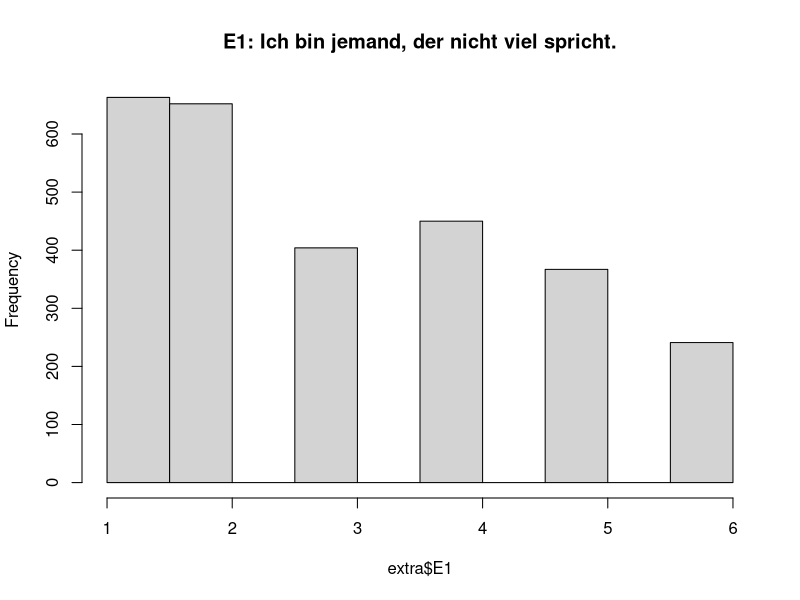
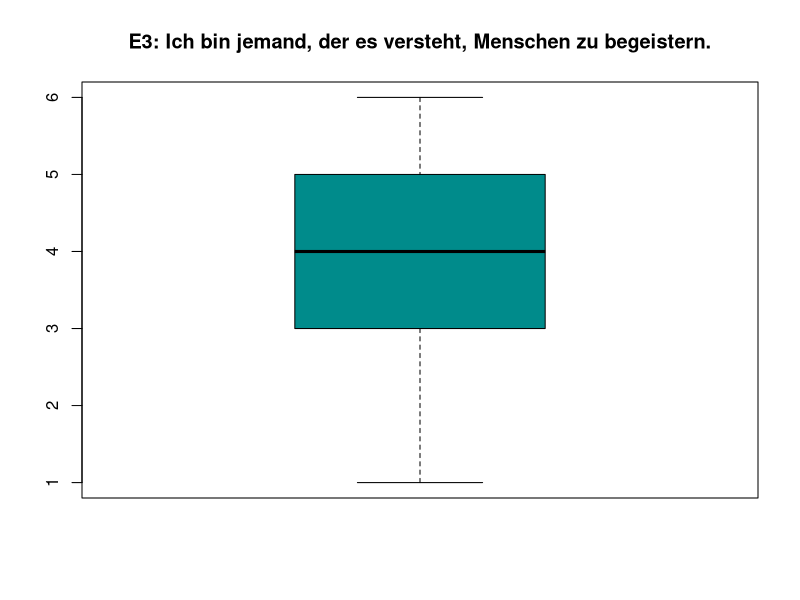
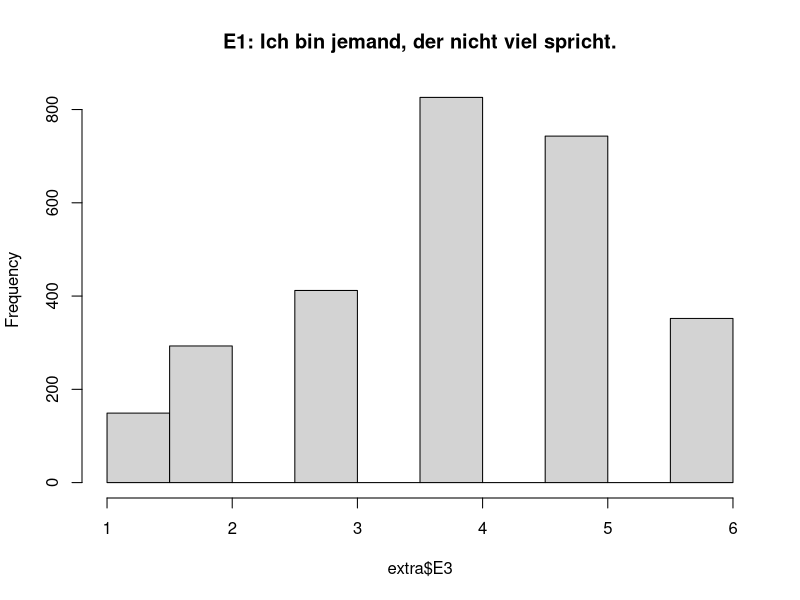
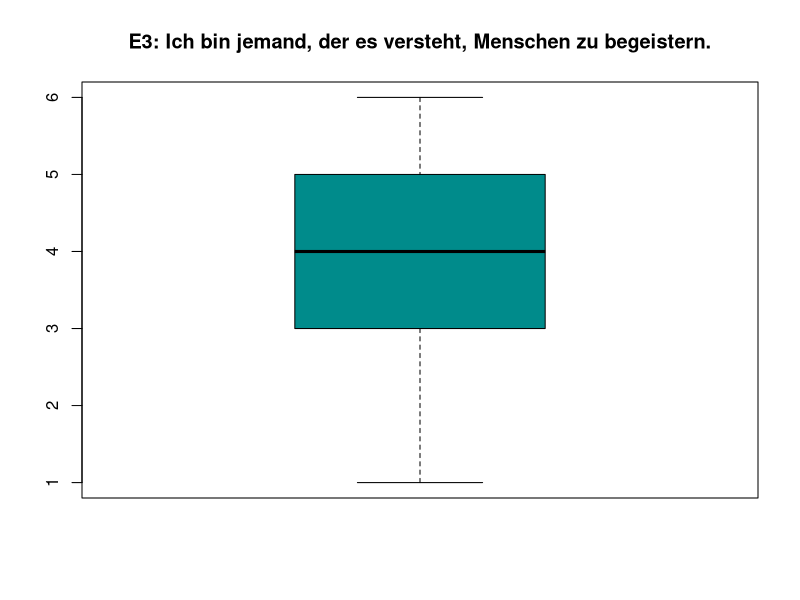
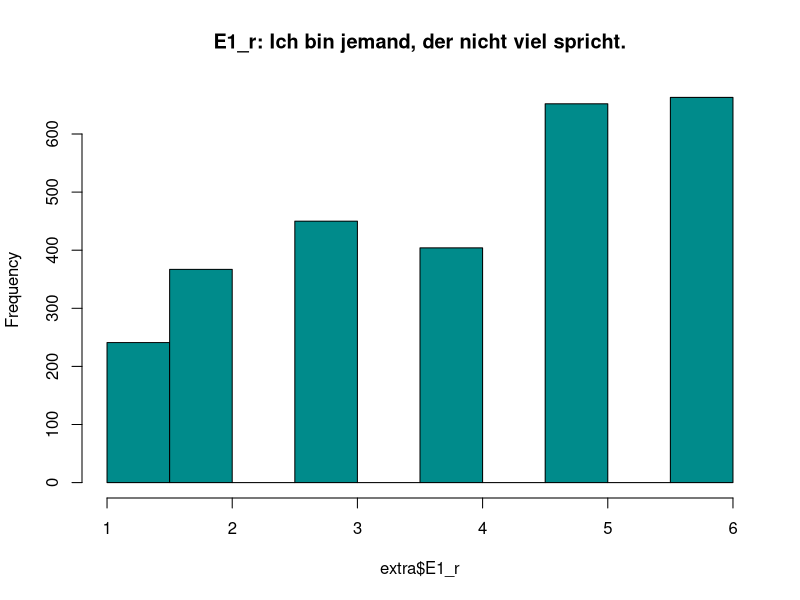
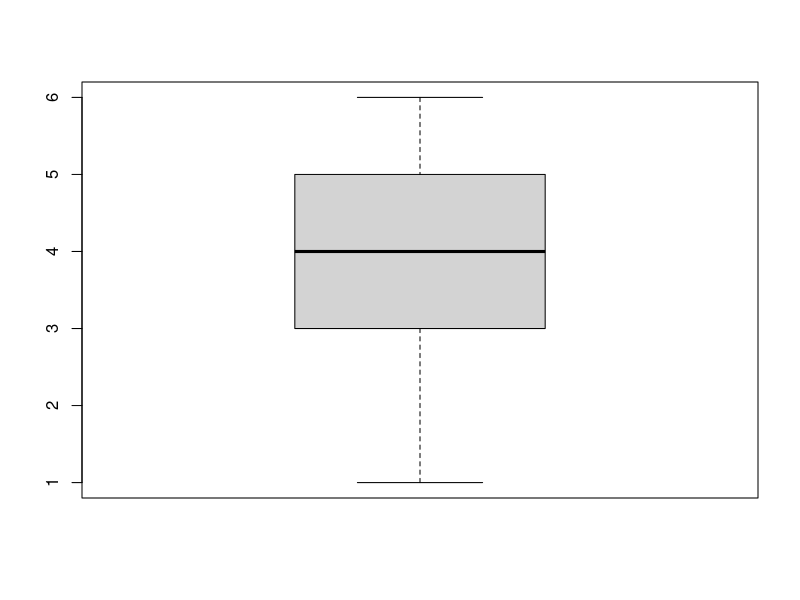
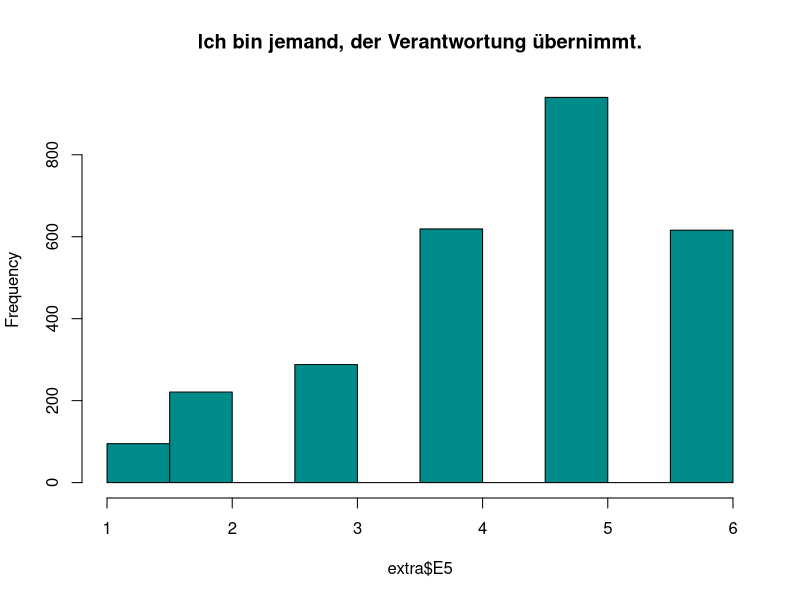
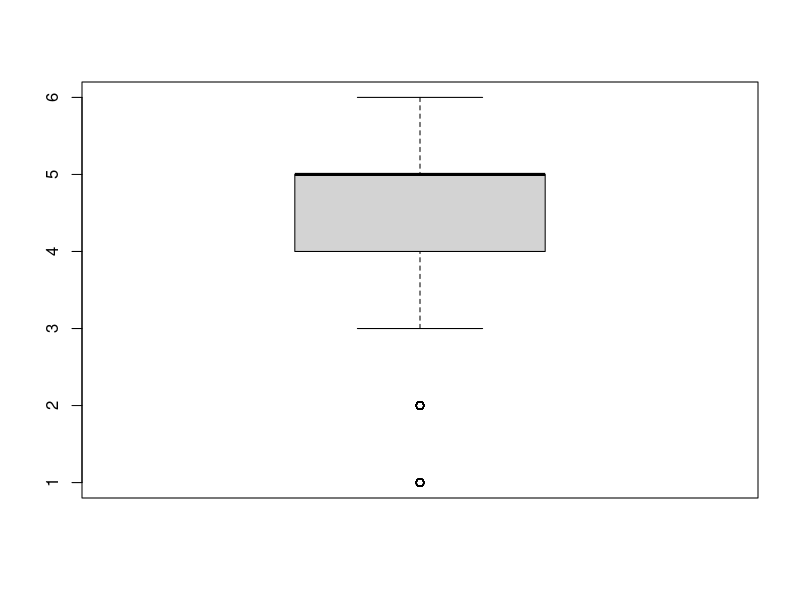

Generate these figures, in order, with R:
############### Itemanalyse nach der KTT #################
## WiSe2021_22

# Pakete installieren ####
## Hinweis/Wiederholung: Pakete installieren brauchen Sie in der Regel nur
## einmal pro PC, danach sind sie installiert,
## und müssen nur noch geladen werden (s. nächster Punkt)

# install.packages("psych")
# install.packages("car")
# install.packages("dplyr")

# Pakete laden ####
## Hinweis: Es ist immer sinnvoll zu Beginn seiner Analyse alle Pakete zu laden, 
## die für eine Analyse erforderlich sind

library(psych) ;  library(car) ; library(dplyr)

# Itemanalyse ####
## 0. Vorarbeit: Kordierung der Itemantworten ####
## In dem Paket psych ist ein Datensatz bereits vorhanden (bfi)
## Was wurde gemessen? Schauen Sie sich die Variablenbezeichnungen an
## oder rufen sie unter help "bfi" auf.
bfi <- psych::bfi 
head(bfi)

## Wir fokussieren uns nur auf die Items E1, E2, E3, E4, E5 (Extraversion)
(extra <- subset(bfi, select = E1:E5)) 
# View(extra)

### Negativ gepolte Items rekodieren ####
##Gibt es negativ gepolte Items?
psych::alpha(extra, check.keys = TRUE)

extra$E1_r <- 7 - extra$E1 
# cbind(extra$E1, extra$E1_r, extra$E1 + extra$E1_r)

extra$E2_r <- 7 - extra$E2 
# cbind(extra$E1, extra$E1_r, extra$E1 + extra$E1_r)

#psych::alpha(extra[, -(1:2)], check.keys = TRUE)

### Alternativen zum Rekodieren, die Sie zu Hause ausprobieren können ###
## Eine Alternative mit dem package "car"
## Denken Sie daran, das Package car vorher zu laden (zu Beginn des Skripts ist es auskommentiert)
# extra$E1_r <- dplyr::recode(extra$E1, '1 = 6; 2 = 5; 3 = 4; 4 = 5; 5 = 6')
# extra$E2_r <- dplyr::recode(extra$E2, '1 = 6; 2 = 5; 3 = 4; 4 = 5; 5 = 6')

## Eine weitere Alternative (für simultane Rekodierung) mit einer Funktion aus dem Package dplyr
# Denken Sie daran, das Package dplyr vorher zu laden (zu Beginn des Skripts ist es auskommentiert)
#extra_r <- extra %>% dplyr::mutate_at(c("E1", "E2"), funs(recode(., '1' = 6, '2'=5, '3'=4, '4'=3, '5'=2, '6'=1, .default = NaN)))

## 1 Itemverteilung ####
## 1.1 Graphisch: Säulendiagramm und Box-Plot

## Histogramme & Boxplots für einzelne E-Items
## Welche Antwortalternative wurde am häufigsten und welche am seltensten gewählt?
hist(extra$E1, main = "E1: Ich bin jemand, der nicht viel spricht.")
boxplot(extra$E3, col = "darkcyan", main = "E3: Ich bin jemand, der es versteht, Menschen zu begeistern.")
# plot(density(na.omit(extra$E1)))

# par(mfrow=c(1,2))
hist(extra$E3, main = "E1: Ich bin jemand, der nicht viel spricht.")
boxplot(extra$E3, col = "darkcyan", main = "E3: Ich bin jemand, der es versteht, Menschen zu begeistern.")
# par(mfrow=c(1,1))

# par(mfrow=c(1,3))
hist(extra$E1_r, col = "darkcyan", main = "E1_r: Ich bin jemand, der nicht viel spricht.")
# plot(density(na.omit(extra$E1_r)), add=TRUE)
boxplot(extra$E1_r)
# par(mfrow=c(1,1))

hist(extra$E5, col = "darkcyan", main = "Ich bin jemand, der Verantwortung übernimmt.")
boxplot(extra$E5)
# plot(density(na.omit(extra$E5)))

## Boxplots für einzelne E-Items und für alle 5 Items gemeinsam
boxplot(extra)

## 1.2 Statistisch: Maße der zentralen Tendenz + Streeungsmaße
## Wir bezeiehn ab hier nur noch die rekodierten Extraversions-Items ein 
## (und entfernen die urprünglichen E-Items E1 und E2)
extra <- subset(extra, select = c("E1_r", "E2_r", "E3", "E4", "E5"))
head(extra)

## Übersicht ueber die deskriptiv-statistischen Maße
summary(extra) 
psych::describe(extra, quant=c(.25,.75))

## Funktionen fuer separate Berechnungen der statistischen Kennwerte
# Varianz
var(extra$E1, na.rm = TRUE) 
# sapply(extra, var, na.rm=TRUE)

# Mean 
mean(extra$E1, na.rm = TRUE)
# sapply(extra, mean, na.rm=TRUE)

# Median
median(extra$E1, na.rm = TRUE)
# sapply(extra, median, na.rm=TRUE)

# Standardabweichung 
sd(extra$E1, na.rm = TRUE)
# sapply(extra, sd, na.rm=TRUE)

# Modus
# which.max(table(extra$E1)) 
(ftab <- table(extra$E1))
max(ftab)

# (2) Itemschwierigkeit
### bei Rating Skalen
### Mittelwert als Schwierigkeitsindex bei Persoenlichkeitsfrageboegen
(schwierigkeit_mw <- colMeans(extra, na.rm =TRUE))

## (3) Trennscharfe
(results <- alpha(extra, na.rm = TRUE))
## Hinsweis: Wenn Sie sich nur die Trennschaerfekoeffizienten ausgeben lassen wollen
# Übersetzung: Zeige die Itemstatistiken (item.stats) raw.r und r.drop 
# results$item.stats[c("raw.r","r.drop")]                        

## Add noise
# set.seed(123)
# noise <- runif(100,0,6)
# alpha(cbind.data.frame(extra, noise), check.keys = TRUE)

## (4) Faktorladungen (Erinnerung an Sitzung zur EFA): 
(extra_efa <- fa(extra, fm="pa", nfactors = 1, rotate="oblimin"))
extra_efa